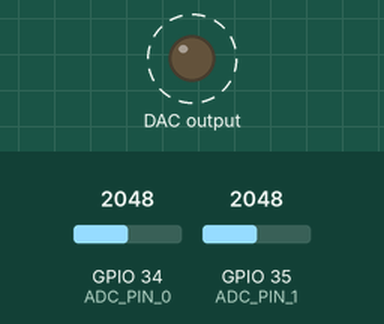
Bench run of a sketch on a simulated ESP32. On the bench: output pins drawn as LEDs (lit = HIGH). Wiring (inferred from the names in the program): MCP4725 DAC at I2C address 0x60. Dashed ring = blinking. The test bench sets the inputs (shaded band); at power-on: GPIO 34 (ADC_PIN_0) = 2048, GPIO 35 (ADC_PIN_1) = 2048.

Above: at 1.12 s.
1.3 s: GPIO 34 (ADC_PIN_0) set to 2866
4.3 s: GPIO 35 (ADC_PIN_1) set to 1228
7.3 s: GPIO 34 (ADC_PIN_0) set to 2047
At 7.33 s:
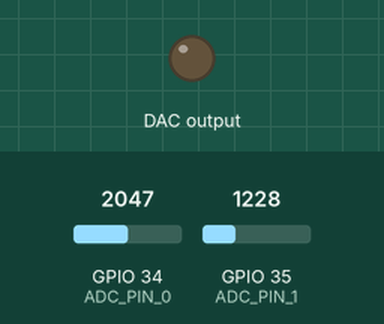
10.3 s: GPIO 34 (ADC_PIN_0) set to 491
Timing chart, 0 to 14.3 s (numbered marks = the images above; inputs shaded):
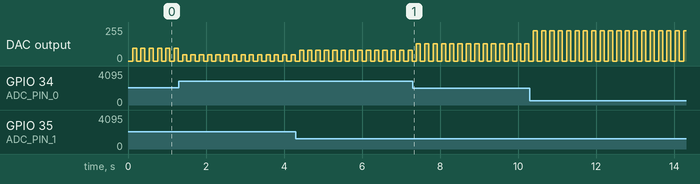

Measured:
- by itself, DAC output: alternates 228/255 for 0.11 s and 0/255 for 0.11 s

The sketch:

7_ESP32_Full_Feedback_Second_Order_Filter.ino
```cpp
// ESP32 Arduino IDE
/*

This program uses an ESP32 DEV module to implement a digital Full feedback integral control system
tunned by the LQR method.
The update of the inputs and output is driven by an arbitrary sample time defined by a hardware timer.

Materials list.
-ESP32 DEV module
-MCP4725 (12 bits I2C DAC)
The plant attached to this PI control system is a two stage Low Pass Filter
made with
-two 15kOhms resistors
-2 100nF capacitors.

*** Use an external osciloscope to view output of the system (Output of the plant) and control effort (DAC Output)
The signal reference to follow is defined by software
Note: ESP32 ADC inputs only support voltages between 0 and 3.3 volts. Don't exceed these thresholds.

Connections:
ESP32 Pins         | MCP4725 Pins    |   Plant System   |   Osciloscope
    GND            |   GND           |                  |
    3.3V           |   VCC           |                  |
    GPIO 21        |   SDA           |                  |
    GPIO 22        |   SCL           |                  |
    GND            |   GND           |                  |
    GPIO34 (ADC0)  |                 |     Output       | Osciloscope Ch2
                   |   Out           |     Input        | Osciloscope Ch1
*/
#include <Wire.h>//Include the Wire library to talk I2C
//This is the I2C Address of the MCP4725, by default (A0 pulled to GND).
//Please note that this breakout is for the MCP4725A0.
#define MCP4725_ADDR 0x60

// ESP32 PIN DISTRIBUTION
#define ESP_SCL_1_PIN 22 // Pin GPIO 22 of ESP32 as scl
#define ESP_SDA_1_PIN 21 // Pin GPIO 21 of ESP32 as sda
#define ADC_PIN_0 34 //Pin GPIO34 is recommended as first adc port
#define ADC_PIN_1 35 //Pin GPIO35 is recommended as second adc port

hw_timer_t *timer = NULL;      // timer pointer declaration


// Variable definition
const int analogInPin0 = ADC_PIN_0;
const int analogInPin1 = ADC_PIN_1;
volatile uint adc_0_lecture=0;
volatile uint adc_1_lecture = 0;
volatile float V1 =0, V2=0; // V1=state1, v2=state2 (vout from plant)
volatile bool interruption_flag = false;
volatile uint Out =0; // Value to send to MCP4725 (12 bits value: 0,..,4095)
volatile float ek=0,ek1=0,ek2=0; // current error (k) and 1 and 2 sample time before error (k1), (k2)
volatile float Uk=0; // current control effort
volatile float Uk1=0;// one sample time before control effort
volatile float Uk2=0;// two sample time before control effort

//SYSTEM PARAMETERS
const float R1=15000.0f;
const float R2=15000.0f;
const float C1=100e-9;
const float C2=100e-9;
// Control Gains
volatile float x1k=0; // current state X1(k)
volatile float x1k1=0;// one sample time before X1 state X1(k-1)
volatile float x2k=0; // current state X2(k)
volatile float x2k1=0;// one sample time before X2 state X2(k-1)
volatile float xik=0; //current extended integral state Xi(k)
volatile float xik1=0;// one sample time before X2 state Xi(k-1)
// Ganancias de control
const float K1=0.645808;//for X1
const float K2=1.000150;//for X2
const float Ki=-0.100000;//for the integral element
float Nbar=2.6497;// to define

//
float SetPoint       = 0; // Signal to Follow by the driver
uint  ts = 700; // 700 microseconds
const float h=(float)ts*(1.0f/1000000.0f);
uint  samples_to_change = 72; // time to change the setpoint 50 ms = ts*72
uint  sample_counter  = 0;
bool reference_state = false;
// ISR del timer
void IRAM_ATTR onTimer()
{
interruption_flag = true;
}
void setup()
{
    //
   // Serial.begin(115200); // For easy debug
    // I2C CONFIGURATION
    Wire.begin(ESP_SDA_1_PIN,ESP_SCL_1_PIN);
    // Output Initialization
    Wire.beginTransmission(MCP4725_ADDR);
    Wire.write(64);
    Wire.write(Out >> 4);
    Wire.write((Out& 15) << 4);
    Wire.endTransmission();

    // TIMER CONFIGURATION
    // Timer a 1 MHz
    // 1 tick = 1 microsegundo  timerBegin(frecuency) Frecuency of the timer clock, not of the timer interruption
    timer = timerBegin(1000000);
    // Attach timer struct with timmer interruption handle function
    timerAttachInterrupt(timer, &onTimer);
    //Configure alarm value and autoreload of the timer. Alarm is automatically enabled.
    // Alarm each 30000 us = 30 ms
    // autoreload = true
    // reload_count = 0 => infinito
    timerAlarm(timer, 700, true, 0); // Sample time 700 microseconds

}


void loop()
{
  if(interruption_flag){
   interruption_flag = false;
   sample_counter++;
     // Change of setpoint every N samples
      if(sample_counter >= samples_to_change)
        {
          sample_counter = 0;
          reference_state = !reference_state;
          SetPoint = reference_state ? 1.5f : 0.0f;
        }

   // ADC
   adc_0_lecture= analogRead(analogInPin0); // Read state V2
   adc_1_lecture= analogRead(analogInPin1); // Read state V1
   V1=adc_1_lecture*(3.3/4096); // Data convertion to volts V1 (X1)
   V2=adc_0_lecture*(3.3/4096); // Data convertion to volts V2 (X2 : plant output)
   x1k=V1;
   x2k=V2;
   //x1k=x1k1+(h/(R2*C1))*(x2k-x1k+Vin-x1); // observador del sistema
   //xik=xik1+h*(x2k-SetPoint); //Modificación para el controlador integral
   //Uk=SetPoint-K1*x1k-K2*V2-Ki*xik; // x2k=y LQR con integrador
   Uk=Nbar*SetPoint-K1*x1k-K2*x2k; //Lqr sin integrador
   Uk1=Uk;
   xik1=xik;
   // System thresholds
   if (Uk>3.3){
      Uk=3.3;
      }
   if (Uk<0){
      Uk=0;
      }
   Out=Uk*4096/3.3; // Data convertion from volts to DAC values
   Out=constrain(Out,0,4095);// Last output protection
   //Serial.println(Out);// For easy debug
   //Out=2500; // For easy debug
   //Serial.println(Out);// For easy debug

  // DAC
  Wire.beginTransmission(MCP4725_ADDR);
  Wire.write(64);
  Wire.write(Out >> 4);
  Wire.write((Out& 15) << 4);
  Wire.endTransmission();
  }
  // Falta manejar el cambio de setpoint
}
```
